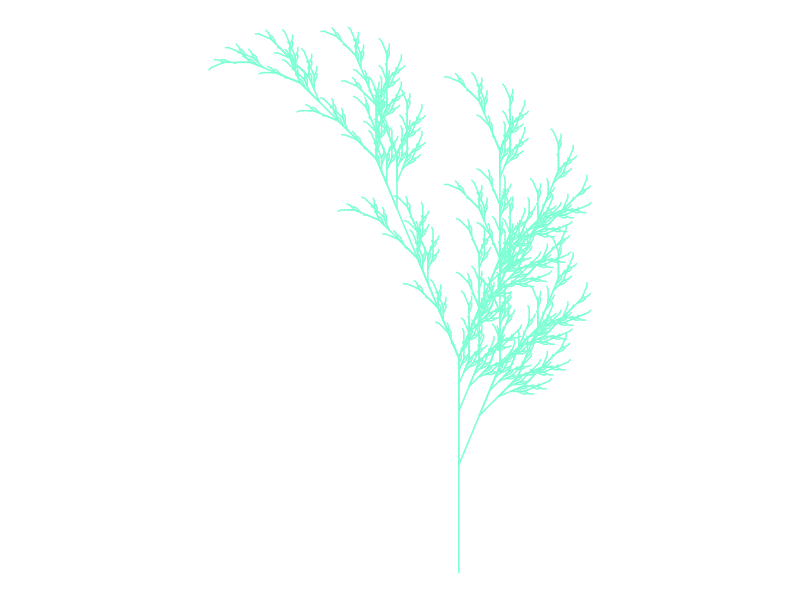

Source code (R):
## ---- chunk 1
# Title Fall color
# Credit: https://fronkonstin.com

# Install packages

library (dplyr)
library(proto)
library(gsubfn)
library(tidyverse)

# Define elements in plant art
# Each image corresponds to a different axiom, rules, angle and depth

# Leaf of Fall

axiom="X"
rules=list("X"="F-[[X]+X]+F[+FX]-X", "F"="FF")
angle=22.5
depth=6


for (i in 1:depth) axiom=gsubfn(".", rules, axiom)

actions=str_extract_all(axiom, "\\d*\\+|\\d*\\-|F|L|R|\\[|\\]|\\|") %>% unlist

status=data.frame(x=numeric(0), y=numeric(0), alfa=numeric(0))
points=data.frame(x1 = 0, y1 = 0, x2 = NA, y2 = NA, alfa=90, depth=1)


# Generating data
# Note: may take a minute or two

for (action in actions)
{
  if (action=="F")
  {
    x=points[1, "x1"]+cos(points[1, "alfa"]*(pi/180))
    y=points[1, "y1"]+sin(points[1, "alfa"]*(pi/180))
    points[1,"x2"]=x
    points[1,"y2"]=y
    data.frame(x1 = x, y1 = y, x2 = NA, y2 = NA,
               alfa=points[1, "alfa"],
               depth=points[1,"depth"]) %>% rbind(points)->points
  }
  if (action %in% c("+", "-")){
    alfa=points[1, "alfa"]
    points[1, "alfa"]=eval(parse(text=paste0("alfa",action, angle)))
  }
  if(action=="["){
    data.frame(x=points[1, "x1"], y=points[1, "y1"], alfa=points[1, "alfa"]) %>%
      rbind(status) -> status
    points[1, "depth"]=points[1, "depth"]+1
  }

  if(action=="]"){
    depth=points[1, "depth"]
    points[-1,]->points
    data.frame(x1=status[1, "x"], y1=status[1, "y"], x2=NA, y2=NA,
               alfa=status[1, "alfa"],
               depth=depth-1) %>%
      rbind(points) -> points
    status[-1,]->status
  }
}

ggplot() +
  geom_segment(aes(x = x1, y = y1, xend = x2, yend = y2),
               lineend = "round",
               color="aquamarine1", # Set your own Fall color?
               data=na.omit(points)) +
  coord_fixed(ratio = 1) +
  theme_void() # No grid nor axes
